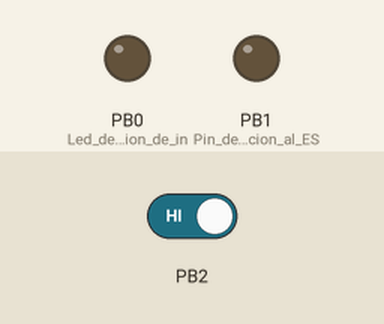
Bench run of a sketch on a simulated ATtiny85, built with avr-gcc and run on an emulated ATtiny85. Parts: output pins drawn as LEDs (lit = HIGH). Inputs (shaded band) come from the test bench; at power-on: PB2 HIGH.

Above: at 1.2 s.
1.3 s: PB2 driven LOW
At 2.5 s:
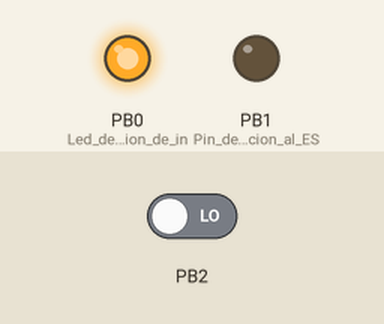
Timing chart, 0 to 4.3 s (numbered marks = the images above; inputs shaded):
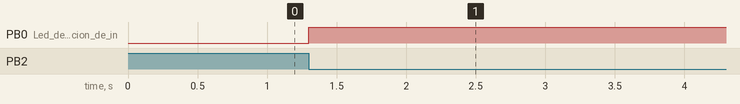

Measured:
- after the input at 1.3 s, PB0 (Led_de_confirmacion_de_in): LOW → HIGH at once

The sketch:

attinyFirmware_2.ino
```cpp
#include <SoftwareSerial.h>

#define DEBOUNCE 10                       //ms minimos entre interrupciones para evitar rebotes

bool interruptEnabled = true;
bool isSending = false;

unsigned long pulseCount = 0;             //Numero de pulsos en 1 minuto
unsigned long lastTime = 0;
unsigned long interruptTime = 0;          // Diferencia de tiempo entre el ultimo envio y la comprobacion
unsigned long currentTime = 0;

SoftwareSerial atSerial(3,4);             //Comunicacion serie con ESP8266

void setup(){

  atSerial.begin(9600);                   // Comunicacion serie a 9600 baudios

  pinMode(0, OUTPUT);                     // Led de confirmacion de interrupcion
  pinMode(1, OUTPUT);                     // Pin de interrupcion al ESP8266


  attachInterrupt(0, onPulse, FALLING);   // Interrupcion en pin 2 (int 0)
  atSerial.println("vivo");
}

void loop(){

  if(millis() - interruptTime >= DEBOUNCE && !interruptEnabled){  //activamos interrupciones 10ms despues
    interrupts();                                                 //de cada interrupcion para evitar rebotes.
    interruptEnabled = true;
  }

  if (millis() < lastTime){
    currentTime = lastTime + millis();

  }
  else{
    currentTime = millis;
  }

  if(currentTime - lastTime >= 60000){
    isSending = true;
    lastTime = millis();
    atSerial.println(pulseCount);
    pulseCount = 0;
    isSending = false;
  }
}


void onPulse(){// Rutina de interrupcion
  interruptTime = millis();
  noInterrupts();
  interruptEnabled = false;
  pulseCount ++;
  digitalWrite(0, !digitalRead(0));
  atSerial.println("pulso");
}
```
